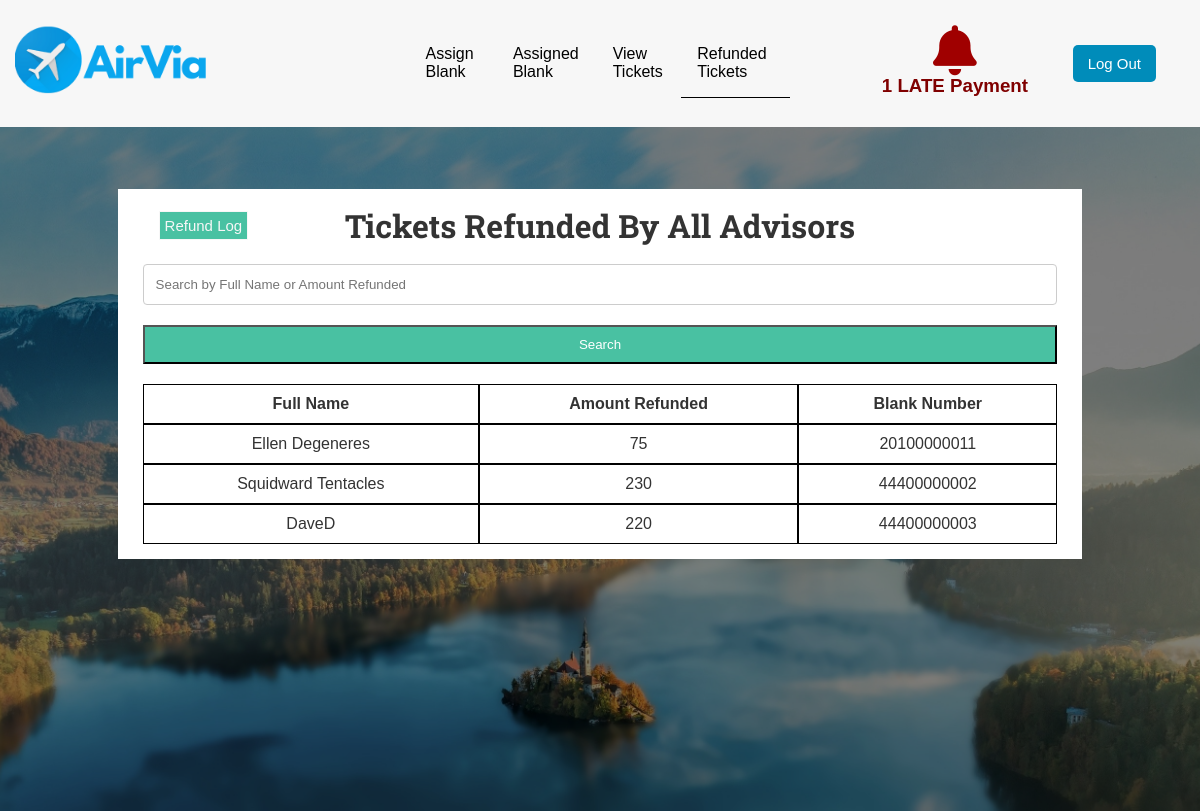
Screenshot of /templates/officemanager/refundedticket.php (signed in) with the database file from the repository.
### tables this page shows
CREATE TABLE `refunds` (
  `id` int(11) NOT NULL,
  `fullname1` varchar(255) NOT NULL,
  `amount1` varchar(255) NOT NULL,
  `blanktypeandno1` varchar(255) NOT NULL,
  `refundedby` varchar(255) NOT NULL
);

### templates/officemanager/refundedticket.php (the view, shortened to what this page needs)
<!DOCTYPE html>
<html lang="en">
<head>
    <?php include('../../partials/header.php') ?>
</head>
<body style=" background: #344a72; ">
    <nav id="main-nav">
    <div class="contain" style="padding: 1.8rem;">
            <a href="home.php">
                <img src="../../static/img/logo22.png" alt="" style=" position: absolute;top: 20px; left: 15px; max-width:200px">
            </a>
            <ul>
                <li><a href="assignBlank.php">Assign Blank</a></li>
                <li><a href="assignedBlanks.php" >Assigned Blank</a></li>
                <li><a href="viewtickets.php">View Tickets</a></li>
                <li><a href="refundedticket.php"  class="present">Refunded Tickets</a></li>
            </ul>
            <?php
                $connection = mysqli_connect("localhost","root","","ats") or die ('Cannot connect to db');
                $result = $connection->query("SELECT a.othername,a.fullname1,b.fullname from soldticket a LEFT JOIN customer b ON a.fullname1 = b.fullname WHERE (a.date1 + INTERVAL 30 DAY < NOW() AND a.datepaid = '0') ");
                if ($result->num_rows != 0) {
                $quantity = $result->num_rows;  ?>
                            <div class="item" style=" padding: 15px 32px; text-align: center; border-radius: 5px; display: inline-block; position: absolute; top: 10px; right: 90px;">
                            <a href="latepayment0.php" ><i style="color: #a00000;  font-size: 50px;" class="fas fa-bell"></i></a>
                            <h3 style="color: #800000; font-weight: bold; margin: 0 50px;"><?php echo $quantity;?> LATE Payment<?php echo $quantity > 1 ? "s": ""; ?> </h3>
                            </div>
                <?php } else { ?>
                    <div class="item" style=" padding: 15px 32px; text-align: center; border-radius: 5px; display: inline-block; position: absolute; top: 10px; right: 90px;">
                </div>
                    <?php
                }
            ?>
            </div>
            <form action="../logout2.php" method="POST">
            <div class="item" style="padding: 15px 32px; text-align: center; border-radius: 5px; display: inline-block; position: absolute;top: 5px;right: 10px;">
                    <button style="background-color: #008CBA;border: none;color: white;padding: 10px 15px;text-align: center;border-radius: 5px;display: inline-block;font-size: 15px;margin:25px 2px;cursor: pointer;"
                    type="submit" class="logoutbtn" name="logout_btn2">Log Out</button>
                    </div>
            </form>
    </nav>
    <header id="showcase">
        <div class="contain">
            <div class="showcase-contain">
                <div class="showcase-content">
    <div id="container" style="max-width: 90%;">
    <div class="form-wrap" style="text-align: center;">
    <?php
        $connection = mysqli_connect("localhost","root","","ats");
        $search = mysqli_real_escape_string($connection, @$_POST['search']);
        $query = "SELECT * FROM refunds WHERE (fullname1 LIKE '%$search%' OR amount1 LIKE '%$search%' OR blanktypeandno1 LIKE '%$search%') ";
        $query_run = mysqli_query($connection,$query);
        ?>
    <h1 style="text-align: center; font-family: 'Roboto Slab', serif;">Tickets Refunded By All Advisors</h1>
  <form action="" method="get" style="margin-top:-30px; margin-bottom: 30px;">
 <a style=" background: #49c1a2; padding: 5px; " download href="refundlog.txt">Refund Log</a>
  </form>
    <form action="refundedticket.php" method="POST">
    <input type="text" name="search" placeholder="Search by Full Name or Amount Refunded">
    <button type="submit" name="submit-search">Search</button>
    </form>
    <table style="margin-top: 20px" class="table table-bordered" id="dataTable" width="100%" cellspacing="0">
            <?php
        if(mysqli_num_rows($query_run) > 0) {
            ?>
            <tbody>
             <thead>
            <tr>
                <th style="border: 1px solid black; padding: 10px ">Full Name</th>
                <th style="border: 1px solid black;  padding: 10px">Amount Refunded</th>
                <th style="border: 1px solid black;  padding: 10px">Blank Number</th>
            </tr>
            </thead>
            <?php
            while($row = mysqli_fetch_assoc($query_run)) {
                ?>
            <tr>
                <td style="border: 1px solid black; text-align: center;   padding: 10px"><?php echo $row['fullname1'] ?> </td>
                <td style="border: 1px solid black; text-align: center;   padding: 10px"><?php echo $row['amount1'] ?> </td>
                <td style="border: 1px solid black; text-align: center;   padding: 10px"><?php echo $row['blanktypeandno1'] ?> </td>
            </tr>
            <?php
            }}
            else {
                echo "No record found";
            }
    ?>
        </table>
        </div>
        </div>
        </div>
        </div>
        </div>
        </header>
</body>
</html>

### static/css/style.css (style rules this page uses)
* { padding: 0; margin: 0; box-sizing: border-box; }
body { font-family: Verdana, Geneva, Tahoma, sans-serif; }
#main-nav { background: #f7f7f7; position: sticky; top: 0; color: #333; z-index: 2; }
#main-nav .contain { display: grid; grid-template-columns: 1fr 1fr 1fr; }
#main-nav .contain ul { display: flex; list-style: none; align-items: center; }
#main-nav .contain ul li a { padding: 1rem; display: inline-block; }
#main-nav .contain div { justify-self: center; text-align: center; padding-top: 30px; }
.contain { max-width: 1200px; overflow: hidden; margin: auto; padding: 0 2rem; }
#showcase { background: #000; color: #fff; padding: 2rem; position: relative; }
#showcase::before { content: ''; background: url(../../static/img/showcase.jpg) no-repeat center center/cover; position: absolute; top: 0; left: 0; width: 100%; height: 100%; opacity: 0.5; }
#showcase .showcase-contain { display: grid; min-height: 77.5vh; }
#showcase .showcase-content { z-index: 1; color: #f7f7f7; }
#showcase .showcase-content a { flex: 1; color: #f7f7f7; border: 1px solid #f7f7f7; margin: 1rem; padding: 1.5rem; text-align: center; transition: all 0.8s ease; -webkit-transition: all 0.8s ease; }
.present { border-bottom: 1px solid #000; }
.form-wrap { padding: 15px 25px; }
.form-wrap h1, .form-wrap p { text-align: center; }
.form-wrap button { display: block; width: 100%; padding: 0.7rem; margin-top: 2rem; cursor: pointer; background: #2b59a2; }
a { text-decoration: none; color: #000; padding: 1rem; }
form, label, input { margin:0; }
form { text-align: left; font-size: 15px; }
input[type=text], select, textarea { width: 100%; padding: 12px; border: 1px solid #ccc; border-radius: 4px; box-sizing: border-box; resize: vertical; }
#container { margin: 30px auto; max-width: 30rem; }
.form-wrap { background: #fff; padding: 15px 25px; color: #333; }
.form-wrap button { display: block; width: 100%; padding: 10px; margin-top: 20px; background: #49c1a2; color: #fff; cursor: pointer; }

### rows the page displays
refunds: fullname1 "Ellen Degeneres", amount1 "75", blanktypeandno1 "20100000011"
refunds: fullname1 "Squidward Tentacles", amount1 "230", blanktypeandno1 "44400000002"
refunds: fullname1 "DaveD", amount1 "220", blanktypeandno1 "44400000003"

### other values shown
$quantity "1"
